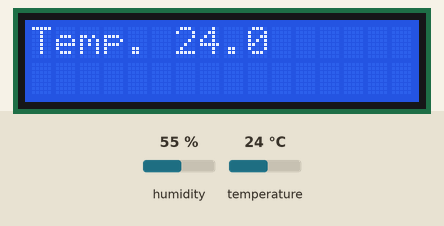
The program below on a simulated Raspberry Pi Pico running MicroPython. Shown: 16×2 character LCD. The test bench sets the inputs (shaded band); at power-on: temperature 24 °C, humidity 55 %.

Above: at 6.2 s.
6.3 s: temperature set to 0 °C
At 10.2 s:
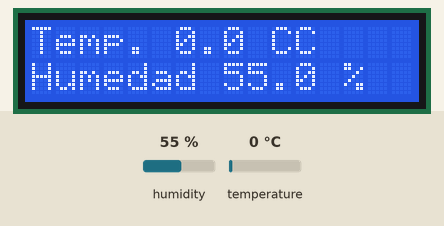
10.4 s: temperature set to 12 °C
At 14.1 s:
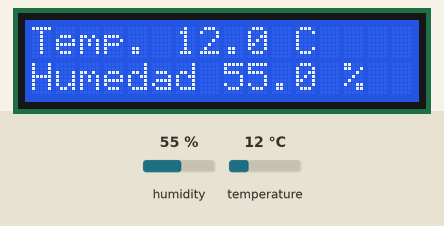
14.5 s: humidity set to 22 %
At 18.3 s:
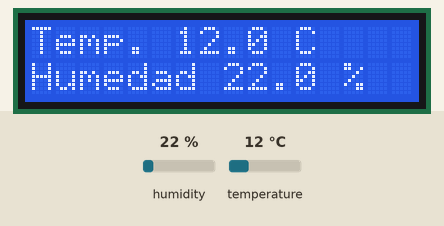
18.8 s: humidity set to 40 %
At 25.1 s:
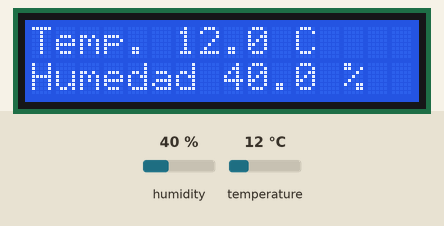
Timing chart, 0 to 26.5 s (numbered marks = the images above; inputs shaded):
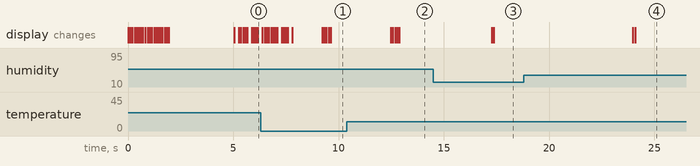

Measured:
- after the input at 10.4 s, the display: first changes after 2.1 s (image 2 shows a later state)
- after the input at 14.5 s, the display: first changes after 2.8 s (image 3 shows a later state)
- after the input at 18.8 s, the display: first changes after 5.2 s (image 4 shows a later state)

The program:

main.py
```python
from lcd_pico import *
from machine import Pin
from DHT22 import DHT22
from time import sleep

setupLCD()
dht_sensor=DHT22(Pin(15))

displayString(1,0,"Iniciando")
displayString(2,0,"Servicio...")
longDelay(3000)
clear_screen()
while True:
    T, H = dht_sensor.read()
    if T is None:
        displayString(1,0,"Error en el sensor!")
    else:
        displayString(1,0,"Temp. {} C".format(T))
        displayString(2,0,"Humedad {} %".format(H))
    sleep(0.5)
```

lcd_pico.py
```python
import machine
import utime

rs = machine.Pin(16,machine.Pin.OUT)
e = machine.Pin(17,machine.Pin.OUT)
d4 = machine.Pin(18,machine.Pin.OUT)
d5 = machine.Pin(19,machine.Pin.OUT)
d6 = machine.Pin(20,machine.Pin.OUT)
d7 = machine.Pin(21,machine.Pin.OUT)

def pulseE():
    e.value(1)
    utime.sleep_us(40)
    e.value(0)
    utime.sleep_us(40)
def longDelay(t):
    utime.sleep_ms(t)
def shortDelay(t):
    utime.sleep_us(t)
def send2LCD4(BinNum):
    d4.value((BinNum & 0b00000001) >>0)
    d5.value((BinNum & 0b00000010) >>1)
    d6.value((BinNum & 0b00000100) >>2)
    d7.value((BinNum & 0b00001000) >>3)
    pulseE()
def send2LCD8(BinNum):
    d4.value((BinNum & 0b00010000) >>4)
    d5.value((BinNum & 0b00100000) >>5)
    d6.value((BinNum & 0b01000000) >>6)
    d7.value((BinNum & 0b10000000) >>7)
    pulseE()
    d4.value((BinNum & 0b00000001) >> 0)
    d5.value((BinNum & 0b00000010) >> 1)
    d6.value((BinNum & 0b00000100) >> 2)
    d7.value((BinNum & 0b00001000) >> 3)
    pulseE()
def setCursor(line, pos):
    b = 0
    if line==1:
        b=0
    elif line==2:
        b=40
    returnHome()
    for i in range(0, b+pos):
        moveCursorRight()
def returnHome():
    rs.value(0)
    send2LCD8(0b00000010)
    rs.value(1)
    longDelay(2)
def moveCursorRight():
    rs.value(0)
    send2LCD8(0b00010100)
    rs.value(1)
def setupLCD():
    rs= machine.Pin(16,machine.Pin.OUT)
    e = machine.Pin(17,machine.Pin.OUT)
    d4 = machine.Pin(18,machine.Pin.OUT)
    d5 = machine.Pin(19,machine.Pin.OUT)
    d6 = machine.Pin(20,machine.Pin.OUT)
    d7 = machine.Pin(21,machine.Pin.OUT)
    rs.value(0)
    send2LCD4(0b0011)
    send2LCD4(0b0011)
    send2LCD4(0b0011)
    send2LCD4(0b0010)
    send2LCD8(0b00101000)
    send2LCD8(0b00001100)#lcd on, blink off, cursor off.
    send2LCD8(0b00000110)#increment cursor, no display shift
    send2LCD8(0b00000001)#clear screen
    longDelay(2)#clear screen needs a long delay
    rs.value(1)
def displayString(row, col, input_string):
    setCursor(row,col)
    for x in input_string:
        send2LCD8(ord(x))
        utime.sleep_ms(100)
def clear_screen():
    rs.value(0)
    send2LCD8(0b00000001)#clear screen
    longDelay(2)#clear screen needs a long delay
    rs.value(1)
```
